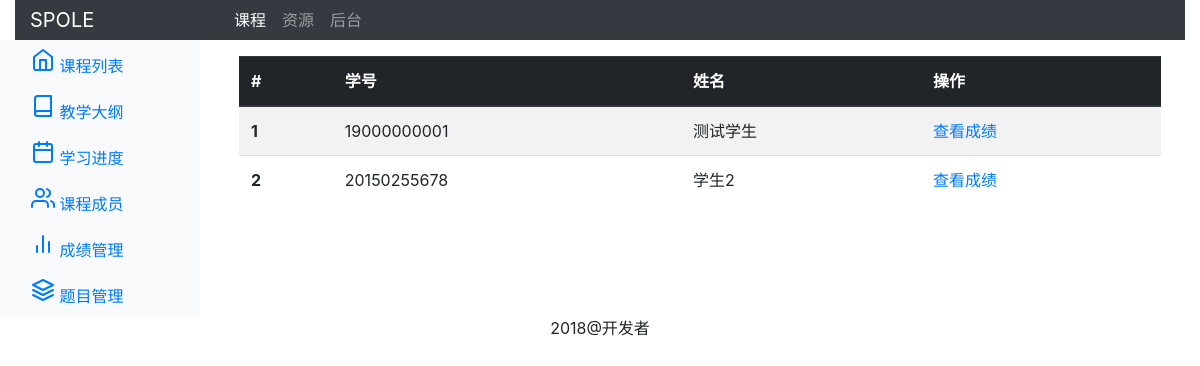
Before: /cms/course/1/grades with the older database file.
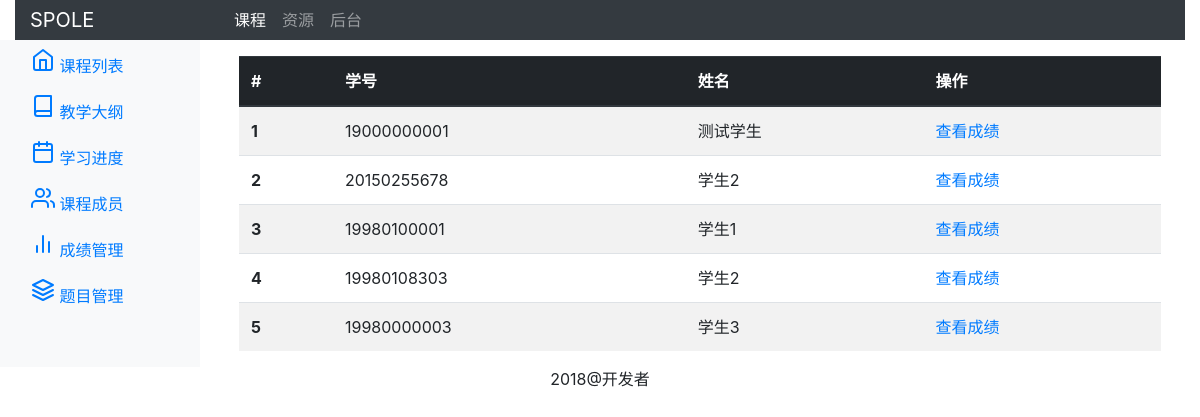
After: the same page with the newer database file.
### cms/models.py (models this page shows, shortened)
class Member(models.Model):
    ROLE_CHOICES = (
    ('teacher', '教师'),
    ('student', '学生'),
    )
    course = models.ForeignKey(Course,on_delete=models.CASCADE,related_name="members",default=None,verbose_name='所属课程')
    name = models.CharField(max_length=300,verbose_name='姓名')
    sno = models.CharField(max_length=300,verbose_name='学号')
    user = models.ForeignKey(User,on_delete=models.SET_NULL,related_name="members",null=True,blank=True,default=None,verbose_name='系统用户')
    role = models.CharField(max_length=300,choices=ROLE_CHOICES,verbose_name='角色')
    joined = models.DateTimeField(auto_now_add=True,verbose_name='加入时间')
    class Meta:
        verbose_name_plural = '成员'

### cms/views.py (the view)
# urls.py: path('course/<int:course_id>/grades',views.grade_list,name="grades"),
def grade_list(request,course_id):
    members = Member.objects.filter(course_id=course_id).filter(role='student')
    return render(request, "grade_list.html",{"members":members,"course_id":course_id})

### cms/templates/grade_list.html (shortened to what this page needs)
{% extends "base_cms.html" %}
{% block content %}
<div class="container-fluid">
<table class="table table-striped">
    <thead class="thead-dark">
    <tr>
        <th scope="col">#</th>
        <th scope="col">学号</th>
        <th scope="col">姓名</th>
        <th scope="col">操作</th>
    </tr>
    </thead>
    <tbody>
        {% for member in members%}
        <tr>
            <th scope="row">{{forloop.counter}}</th>
            <td>{{member.sno}}</td>
            <td>{{member.name}}</td>
            <td><a href="{% url 'grade_show' course_id=course_id member_id=member.id %}">查看成绩</a></td>
        </tr>
        {% endfor %}
    </tbody>
</table>
</div>
{% endblock %}

Changed rows visible on the page:
added Member: sno "19980100001", name "学生1"
added Member: sno "19980108303", name "学生2"
added Member: sno "19980000003", name "学生3"
